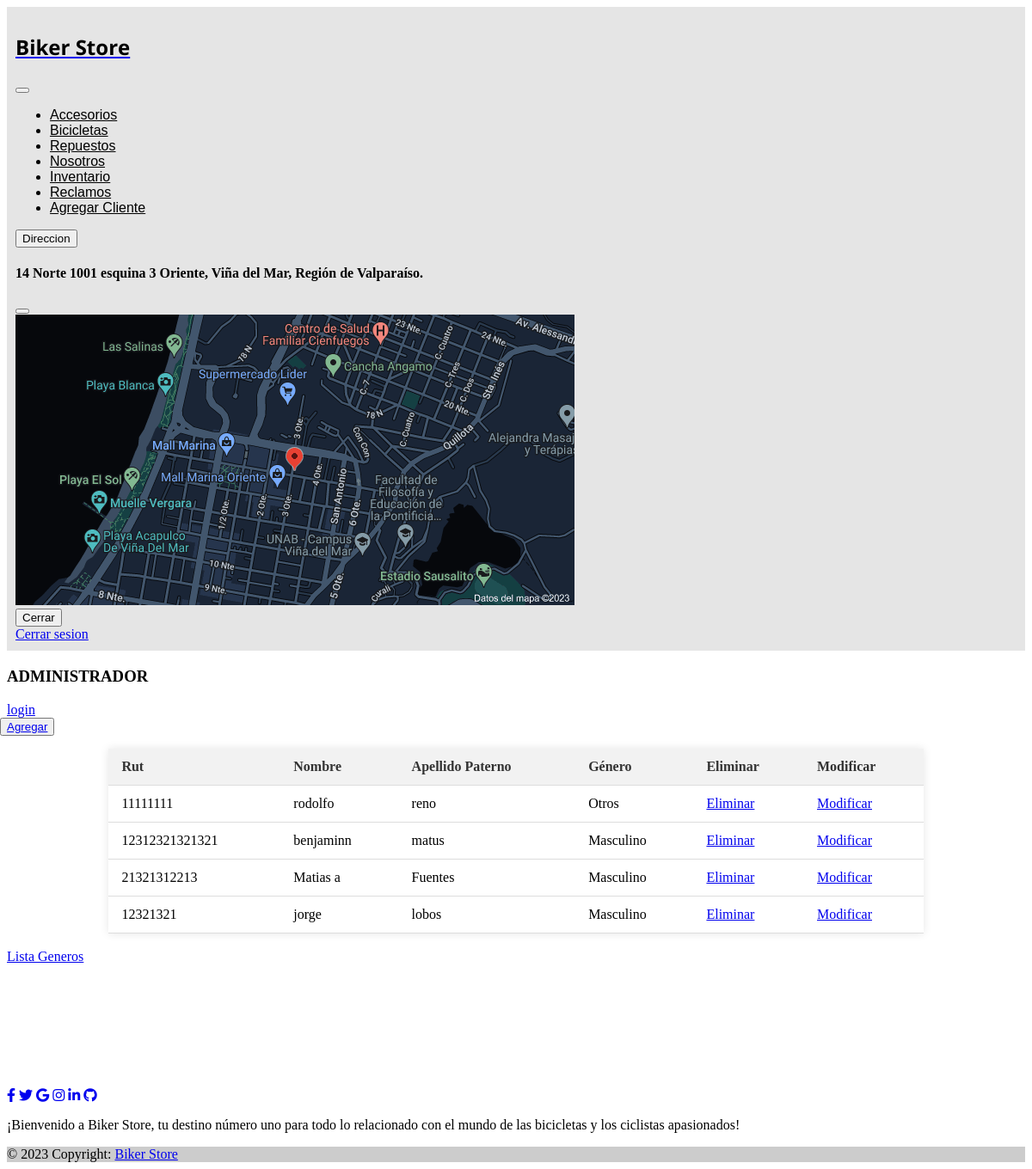
Screenshot of /lista_clientes with the database file from the repository.
### venta/models.py (models this page shows, shortened)
class Cliente(models.Model):
    rut              = models.CharField(primary_key=True, max_length=10)
    nombre           = models.CharField(max_length=20)
    apellido_paterno = models.CharField(max_length=20)
    apellido_materno = models.CharField(max_length=20)
    fecha_nacimiento = models.DateField(blank=False, null=False)
    id_genero        = models.ForeignKey('Genero',on_delete=models.CASCADE, db_column='idGenero')
    telefono         = models.CharField(max_length=45)
    email            = models.EmailField(unique=True, max_length=100, blank=True, null=True)
    direccion        = models.CharField(max_length=50, blank=True, null=True)
    activo           = models.IntegerField()

class Genero(models.Model):
    id_genero  = models.AutoField(db_column='idGenero', primary_key=True)
    genero     = models.CharField(max_length=20, blank=False, null=False)
    def __str__(self):
        return str(self.genero)

### venta/views.py (the view)
# urls.py: path('lista_clientes',views.lista_clientes, name='lista_clientes'),
def lista_clientes(request):
    lista_clientes = Cliente.objects.raw('select * from venta_cliente') #select * from Cliente
    context = {"clientes":lista_clientes}
    return render(request,'venta/clienteindex.html', context)

### venta/templates/venta/clienteindex.html (shortened to what this page needs)
{% load static %}
<!DOCTYPE html>
<html lang="en">
<head>
    <link rel="stylesheet" href="https://cdn.jsdelivr.net/npm/bootstrap@4.3.1/dist/css/bootstrap.min.css"integrity="sha384-ggOyR0iXCbMQv3Xipma34MD+dH/1fQ784/j6cY/iJTQUOhcWr7x9JvoRxT2MZw1T">
    <link rel="stylesheet" href="https://cdnjs.cloudflare.com/ajax/libs/font-awesome/6.2.1/css/all.min.css">
    <link rel="stylesheet" href="https://use.fontawesome.com/releases/v5.8.1/css/all.css">
    <link rel="stylesheet" type="text/css"  href="{% static 'css/clienteindex.css' %}">
</head>
<body>
   <nav class="navbar navbar-expand-lg ">
    <div class="navbar-brand">
      <a href={% url 'index' %}><h1 class="titulo-biker-store" >Biker Store
      </h1>
    </div>
    <button class="navbar-toggler" type="button" data-toggle="collapse" data-target="#navbarSupportedContent" aria-controls="navbarSupportedContent" aria-expanded="false" aria-label="Toggle navigation">
    </button>
    <div class="collapse navbar-collapse" id="navbarSupportedContent">
      <ul class="navbar-nav mx-auto ">
        <li class="nav-item active">
          <a class="nav-link " href={% url 'cascos' %} tabindex="-1" aria-disabled="true">Accesorios</a>
        </li>
        <li class="nav-item">
          <a class="nav-link" href={% url 'bicicletass' %}>Bicicletas</a>
        </li>
        <li class="nav-item ">
          <a class="nav-link" href={% url 'repuesto' %}>Repuestos
          </a>
        </li>
        <li class="nav-item">
          <a class="nav-link " href={% url 'nosotros' %} tabindex="-1" aria-disabled="true">Nosotros</a>
        </li>
        <li class="nav-item">
          <a class="nav-link " href={% url 'json' %} tabindex="-1" aria-disabled="true">Inventario</a>
        </li>
        <li class="nav-item">
          <a class="nav-link " href={% url 'reclamos' %} tabindex="-1" aria-disabled="true">Reclamos</a>
        </li>
        <li class="nav-item">
          <a class="nav-link " href={% url 'clienteindex' %} tabindex="-1" aria-disabled="true">Agregar Cliente</a>
        </li>
      </ul>
    </div>
<button type="button" class="btn btn-primary" data-bs-toggle="modal" data-bs-target="#myModal">
  Direccion
</button>
<div class="modal" id="myModal">
  <div class="modal-dialog">
    <div class="modal-content">
      <div class="modal-header">
        <h4 class="modal-title">14 Norte 1001 esquina 3 Oriente, Viña del Mar, Región de Valparaíso.</h4>
        <button type="button" class="btn-close" data-bs-dismiss="modal"></button>
      </div>
      <div class="modal-body">
        <img src={% static 'media/direccion.png'%} alt class="direccion">
      </div>
      <div class="modal-footer">
        <button type="button" class="btn btn-danger" data-bs-dismiss="modal">Cerrar</button>
      </div>
    </div>
  </div>
</div>
<a class="btn btn-primary" href={% url 'logout' %}>Cerrar sesion</a>
  </nav>
  <h3>ADMINISTRADOR {{usu}}</h3>
  {% if user.is_authenticated %}
  {{user.username}}
{% else %}
  <a href="{% url 'login' %}">login</a>
{% endif %}
    <br>
    <button class="agregar-btn"type="button">
        <a href="{% url 'clientesAdd' %}">Agregar</a>
    </button>
    <br>
    <br>
    <table>
        {% if clientes %}
            <th>Rut</th>
            <th>Nombre</th>
            <th>Apellido Paterno</th>
            <th>Género</th>
            <th>Eliminar</th>
            <th>Modificar</th>
            {% for tmp in clientes %}
                <tr>
                    <td>{{tmp.rut}}</td>
                    <td>{{tmp.nombre}}</td>
                    <td>{{tmp.apellido_paterno}}</td>
                    <td>{{tmp.id_genero}}</td>
                    <td><a href="{% url 'clientes_del' pk=tmp.rut %}">Eliminar</a></td>
                    <td><a href="{% url 'clientes_findEdit' pk=tmp.rut %}">Modificar</a></td>
                </tr>
            {% endfor%}
        {% endif%}
    </table>
    <br>
    <a class="lista-generos" href="{% url 'genero'%}">Lista Generos</a>
    <br>
    <br>
    <br>
    <br>
    <br>
    <br>
    <br>
    <br>
    <br>
<footer class="bg-dark text-center text-white">
  <div class="container p-4">
    <section class="mb-4">
      <a class="btn btn-outline-light btn-floating m-1" href="#!" role="button"
        ><i class="fab fa-facebook-f"></i
      ></a>
      <a class="btn btn-outline-light btn-floating m-1" href="#!" role="button"
        ><i class="fab fa-twitter"></i
      ></a>
      <a class="btn btn-outline-light btn-floating m-1" href="#!" role="button"
        ><i class="fab fa-google"></i
      ></a>
      <a class="btn btn-outline-light btn-floating m-1" href="#!" role="button"
        ><i class="fab fa-instagram"></i
      ></a>
      <a class="btn btn-outline-light btn-floating m-1" href="#!" role="button"
        ><i class="fab fa-linkedin-in"></i
      ></a>
      <a class="btn btn-outline-light btn-floating m-1" href="#!" role="button"
        ><i class="fab fa-github"></i
      ></a>
    </section>
    <section class="mb-4">
      <p>
        ¡Bienvenido a Biker Store, tu destino número uno para todo lo relacionado con el mundo de las bicicletas y los ciclistas apasionados!
      </p>
    </section>
  </div>
  <div class="text-center p-3" style="background-color: rgba(0, 0, 0, 0.2);">
    © 2023 Copyright:
    <a class="text-white" href="https://mdbootstrap.com/">Biker Store</a>
  </div>
</footer>
</body>
</html>

### static/css/clienteindex.css (style rules this page uses)
.navbar { background-color: #E5E5E5; padding: 10px; }
.navbar-brand { color: #000; text-align: left; font-family: 'Open Sans', sans-serif; }
.nav-link { color: #000; font-family: 'Trebuchet MS', 'Lucida Sans Unicode', 'Lucida Grande', 'Lucida Sans', Arial, sans-serif; align-items: center; height: 25px; }
.titulo-biker-store { color: #000; font-family: 'Open Sans', sans-serif; }
table { margin: auto; border-collapse: collapse; width: 80%; background-color: #fff; box-shadow: 0px 0px 10px rgba(0, 0, 0, 0.1); }
th, td { padding: 12px 15px; text-align: left; border-bottom: 1px solid #ddd; }
th { background-color: #f2f2f2; color: #333; font-weight: bold; }
.agregar-btn { position: absolute; top: 40; left: 0; }

### rows the page displays
Cliente: rut "11111111", nombre "rodolfo", apellido_paterno "reno", id_genero "Otros"
Cliente: rut "12312321321321", nombre "benjaminn", apellido_paterno "matus", id_genero "Masculino"
Cliente: rut "21321312213", nombre "Matias a", apellido_paterno "Fuentes", id_genero "Masculino"
Cliente: rut "12321321", nombre "jorge", apellido_paterno "lobos", id_genero "Masculino"
